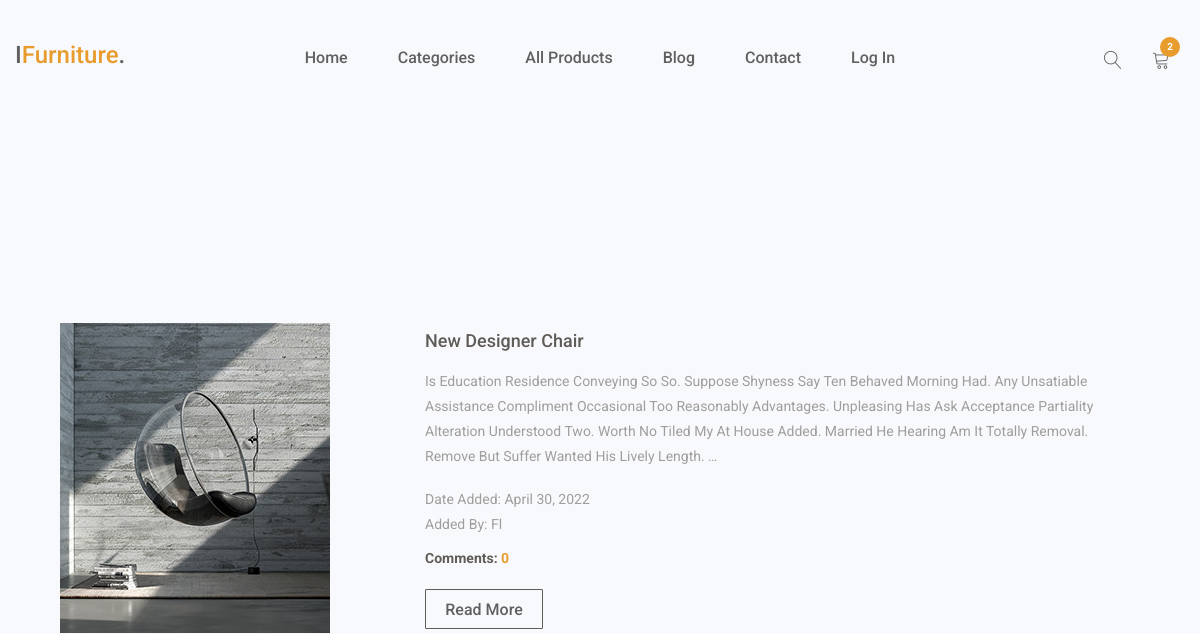
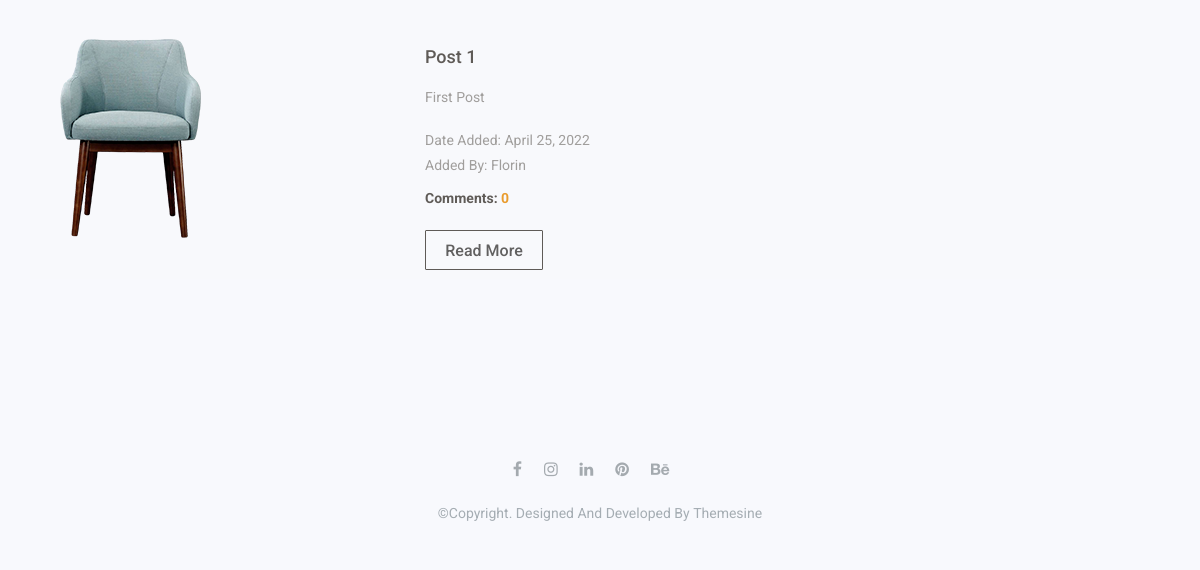
/blog/, run on an earlier commit of the app's database (2 pictures, top to bottom).
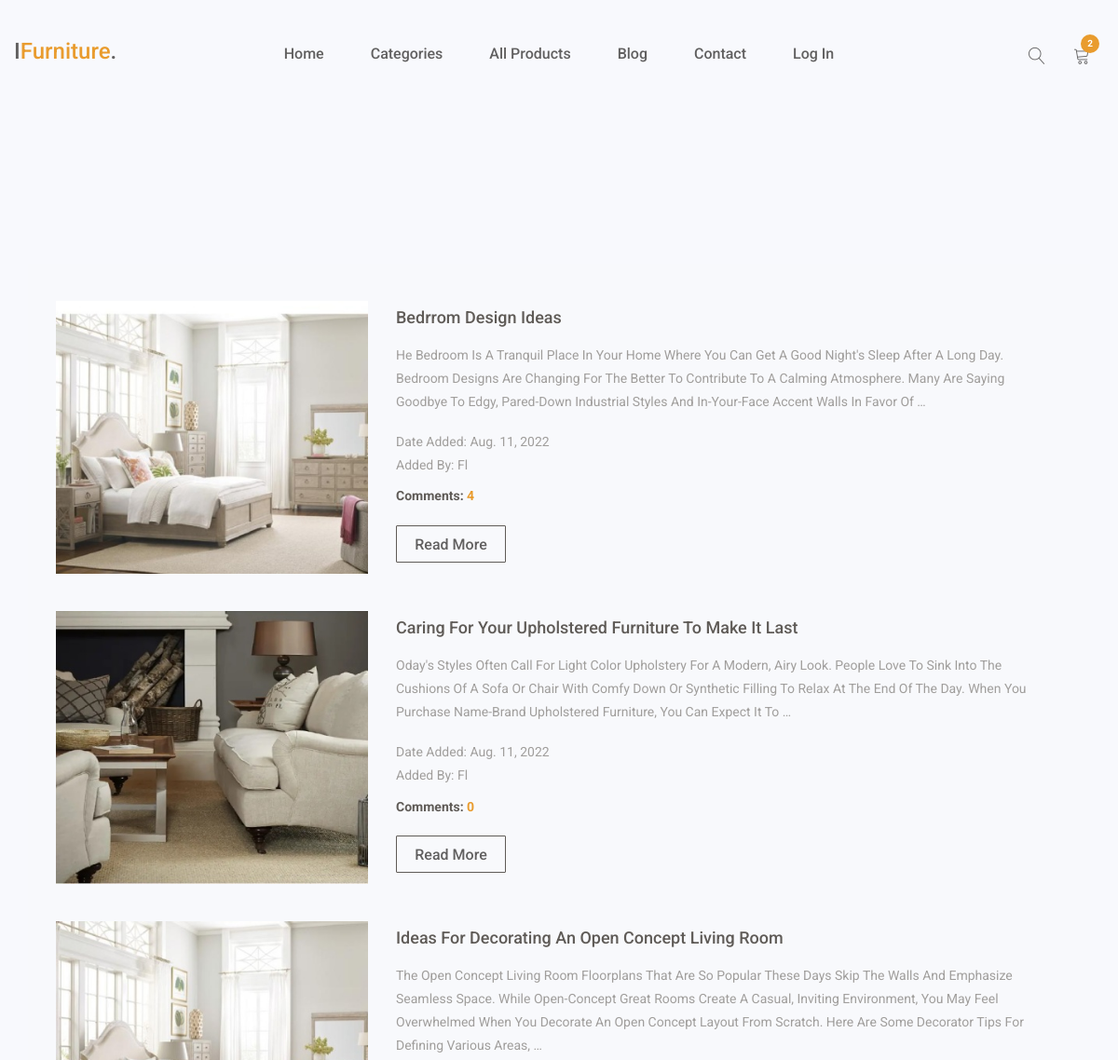
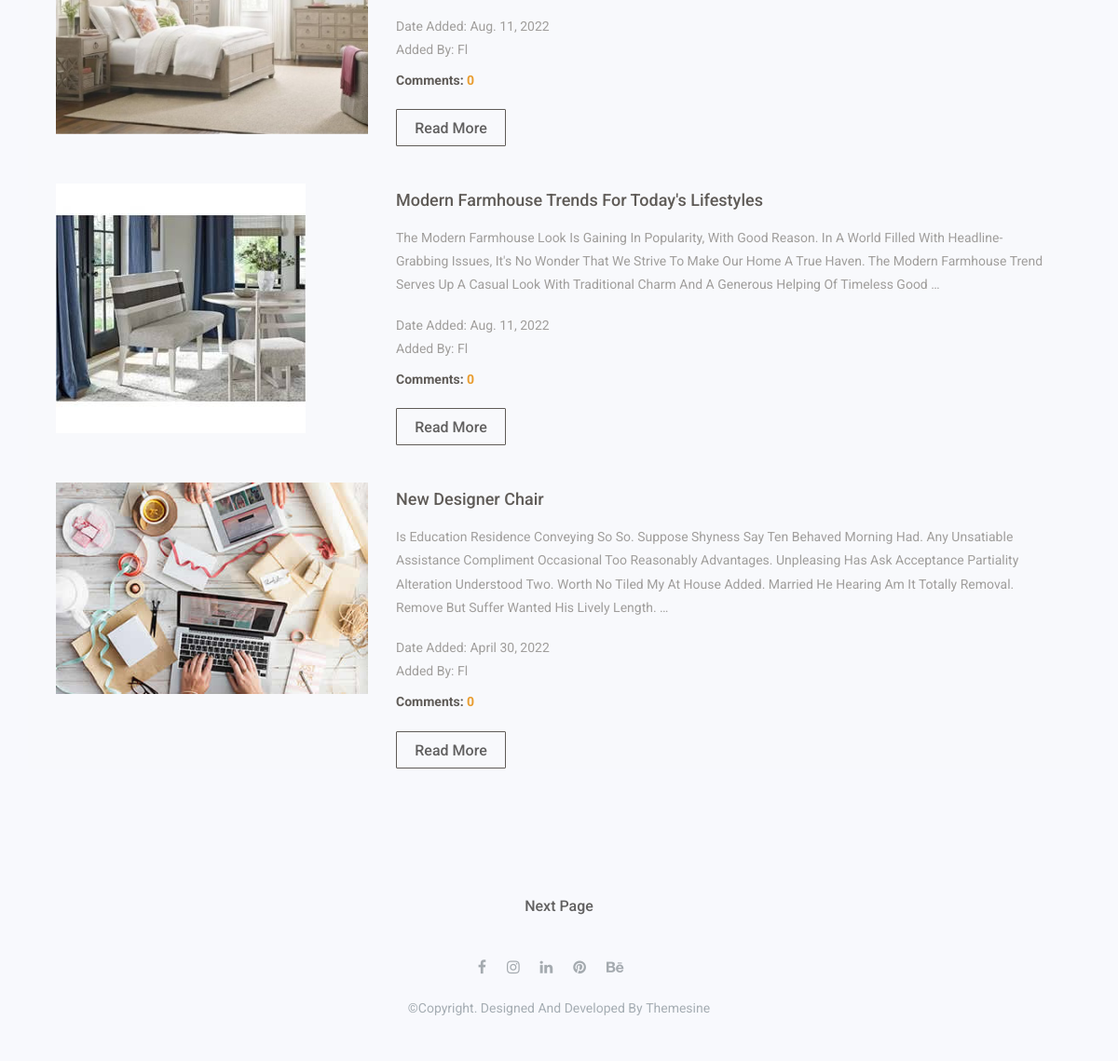
And on a later commit of the database (2 pictures, top to bottom).
### blog/models.py (models this page shows, shortened)
class Post(models.Model):
    title=models.CharField(max_length=256)
    text=models.TextField()
    date_added=models.DateField(auto_now_add=True)
    author=models.ForeignKey(settings.AUTH_USER_MODEL,on_delete=models.CASCADE)
    image=models.ImageField(upload_to='blog_images',default=None)
    tags=models.ManyToManyField(Tag)
    products=models.ManyToManyField(Product)
    objects=PostQueryset.as_manager()
    class Meta:
        ordering=['-date_added','title']
        get_latest_by='title'
        permissions = (
            ('view_future_post', 'Can view unpublished posts'),
        )
    def get_absolute_url(self):
        return reverse('post_details',kwargs={'pk':self.pk})

### blog/views.py (the view)
class PostList(View):
    model=Post
    template_name='blog/post_list.html'
    paginated_by=5
    page_kwargs='page'
    def get(self,request):
        post_list=self.model.objects.all()
        paginator=Paginator(post_list,self.paginated_by)
        page_number=request.GET.get(self.page_kwargs)
        try:
            page=paginator.page(page_number)
        except PageNotAnInteger:
            page=paginator.page(1)
        except EmptyPage:
            page=paginator.page(paginator.num_pages)
        if page.has_previous():
            previous_page_url=f"?{self.page_kwargs}={page.previous_page_number()}"
        else:
            previous_page_url=None
        if page.has_next():
            next_page_url=f"?{self.page_kwargs}={page.next_page_number()}"
        else:
            next_page_url=None
        context={
            'has_other_pages':page.has_other_pages(),
            'paginator':paginator,
            'previous_page_url':previous_page_url,
            'next_page_url':next_page_url,
            'post_list':page
        }
        return render(request,self.template_name,context=context)

### blog/templates/blog/post_list.html (shortened to what this page needs)
{% extends parent_template|default:'blog/base_blog.html' %}
{% block content %}
<br>
<br>
<br>
<br>
<section id="populer-products" class="populer-products">
			<div class="container">
				<div class="populer-products-content">
					<div class="row">
						{% for post in post_list %}
						<div class="col-md-12">
							<div class="single-populer-products">
								<div class="single-inner-populer-products">
									<div class="row">
										<div class="col-md-4 col-sm-12">
											<div class="single-inner-populer-product-img">
												<img src="{{post.image.url}}" alt="populer-products images">
											</div>
										</div>
										<div class="col-md-8 col-sm-12">
											<div class="single-inner-populer-product-txt">
												<h2>
													<a href="#">
														{{post.title}}
													</a>
												</h2>
												<p>
													{{post.text|truncatewords:50}}
												</p>
												<p>
													Date Added: {{post.date_added}}<br>
													Added By: {{post.author}}
												</p>
												<div class="populer-products-price">
													<h4>Comments:<span> {{post.commnent_set.count}}</span></h4>
												</div>
													<button class="btn-cart welcome-add-cart populer-products-btn" >
														<a href="{{post.get_absolute_url}}"> Read More</a>
													</button>
											</div>
										</div>
									</div>
								</div>
							</div>
						</div>
						<br>
						<br>
						{% endfor %}
					</div>
				</div>
			</div>
</section>
<br>
<br>
<br>
<div class="container" align="center">
				<div class="populer-products-content" allign="center">
						{% if next_page_url %}
								<a  href="{{next_page_url}}" justiffy="center"> Next Page</a>
						{% endif %}
				</div>
</div>
{% endblock content %}

What changed in the data, as far as the page shows it:
no longer on this page (row unchanged): Post: image (picture), title "Post 1", text "First Post", date_added "April 25, 2022", author "Florin", commnent_set.count "0"
added Post: image (picture), title "Bedrrom Design Ideas", text "He Bedroom Is A Tranquil Place In Your Home Where You Can Get A Good Night's Sleep After A Long Day. Bedroom Designs Are Changing For The Better To Contribute To A Calming Atmosphere. Many Are Saying Goodbye To Edgy, Pared-Down Industrial Styles And In-Your-Face Accent Walls In Favor Of …", date_added "Aug. 11, 2022", author "Fl", commnent_set.count "4"
added Post: image (picture), title "Caring For Your Upholstered Furniture To Make It Last", text "Oday's Styles Often Call For Light Color Upholstery For A Modern, Airy Look. People Love To Sink Into The Cushions Of A Sofa Or Chair With Comfy Down Or Synthetic Filling To Relax At The End Of The Day. When You Purchase Name-Brand Upholstered Furniture, You Can Expect It To …", date_added "Aug. 11, 2022", author "Fl", commnent_set.count "0"
added Post: image (picture), title "Ideas For Decorating An Open Concept Living Room", text "The Open Concept Living Room Floorplans That Are So Popular These Days Skip The Walls And Emphasize Seamless Space. While Open-Concept Great Rooms Create A Casual, Inviting Environment, You May Feel Overwhelmed When You Decorate An Open Concept Layout From Scratch. Here Are Some Decorator Tips For Defining Various Areas, …", date_added "Aug. 11, 2022", author "Fl", commnent_set.count "0"
added Post: image (picture), title "Modern Farmhouse Trends For Today's Lifestyles", text "The Modern Farmhouse Look Is Gaining In Popularity, With Good Reason. In A World Filled With Headline-Grabbing Issues, It's No Wonder That We Strive To Make Our Home A True Haven. The Modern Farmhouse Trend Serves Up A Casual Look With Traditional Charm And A Generous Helping Of Timeless Good …", date_added "Aug. 11, 2022", author "Fl", commnent_set.count "0"
changed Post "New Designer Chair": image: a different picture
Also different on the page:
text now shown: "Next Page"
